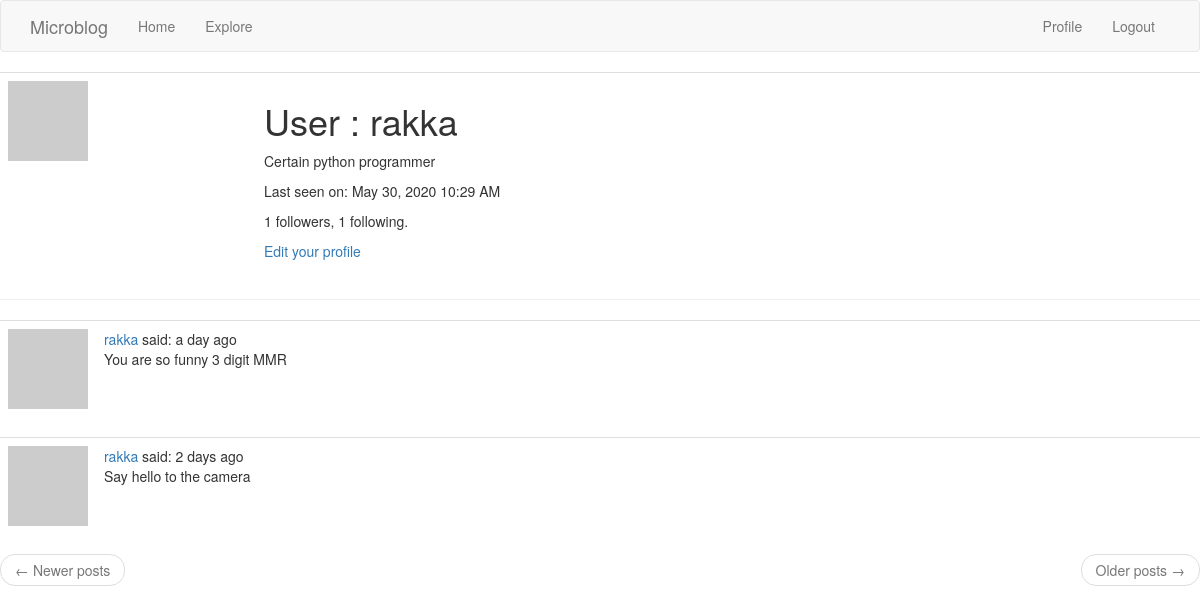
/user/rakka (signed in), run on an earlier commit of the app's database.
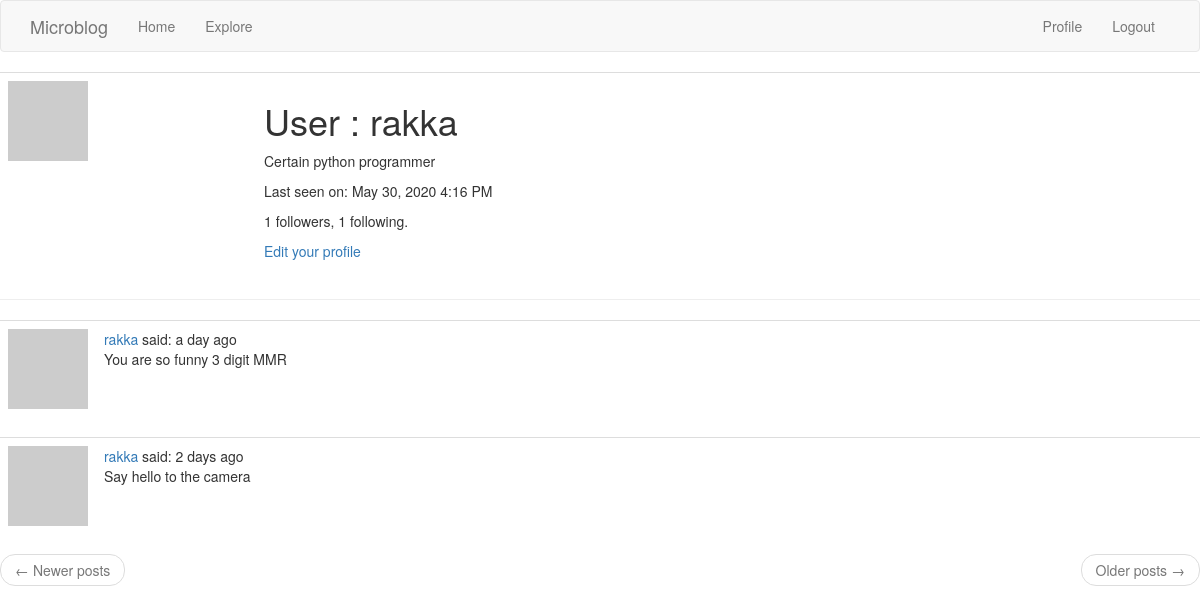
And on a later commit of the database.
### app/models.py (models this page shows, shortened)
class User(UserMixin, db.Model):
    id = db.Column(db.Integer, primary_key=True)
    username = db.Column(db.String(64), index=True, unique=True)
    email = db.Column(db.String(120), index=True, unique=True)
    password_hash = db.Column(db.String(128))
    posts = db.relationship("Post", backref="author", lazy="dynamic")
    about_me = db.Column(db.String(140))
    last_seen = db.Column(db.DateTime, default=datetime.utcnow)
    followed = db.relationship("User", secondary=followers,
                               primaryjoin=(followers.c.follower_id == id),
                               secondaryjoin=(followers.c.followed_id == id), # c is column
                               backref=db.backref("followers", lazy="dynamic"), lazy="dynamic")
    def avatar(self, size):
        digest = md5(self.email.lower().encode("utf-8")).hexdigest()
        return "https://gravatar.com/avatar/{}?d=identicon&s={}".format(
            digest, size)

class Post(db.Model):
    id = db.Column(db.Integer, primary_key=True)
    body = db.Column(db.String(128))
    timestamp = db.Column(db.DateTime, index=True, default=datetime.utcnow) # utcnow, uniform timestamp without ()
    user_id = db.Column(db.Integer, db.ForeignKey("user.id"))

### app/routes.py (the view)
@app.route("/user/<username>")
@login_required
def user(username):
    user = User.query.filter_by(username=username).first_or_404()
    page = request.args.get("page", 1, type=int)
    posts = user.posts.order_by(Post.timestamp.desc()).paginate(
        page, app.config["POST_PER_PAGE"], False)
    next_url = url_for("user", username=user.username, page=posts.next_num) \
        if posts.has_next else None
    prev_url = url_for("user", username=user.username, page=posts.prev_num) \
        if posts.has_prev else None
    form = EmptyForm()
    return render_template("user.html", user=user, posts=posts.items,
                           next_url=next_url, prev_url=prev_url, form=form)

### app/models.py (called while the page is built)
@login.user_loader
def load_user(id):
    return User.query.get(int(id))

### app/routes.py (called while the page is built)
@app.before_request # executed before the view function
def before_request():
    if current_user.is_authenticated:
        current_user.last_seen = datetime.utcnow()
        db.session.commit()

### app/templates/user.html (shortened to what this page needs)
{% extends "base.html" %}
{% block content %}
<table class="table table-hover">
  <tr>
    <td width="256px"><img src="{{ user.avatar(256) }}"/></td>
    <td>
      <h1>User : {{ user.username }}</h1>
      {% if user.about_me %}<p>{{ user.about_me }}</p>{% endif %}
      {% if user.last_seen %}<p>Last seen on: {{ moment(user.last_seen).format("LLL") }}</p>{% endif %}
      <p>{{ user.followers.count() }} followers, {{ user.followed.count() }} following.</p>
      {% if user == current_user %}
      <p><a href="{{ url_for('edit_profile') }}">Edit your profile</a></p>
      {% endif %}
    </td>
  </tr>
</table>
<hr/>
{% for post in posts %}
  {% include "_post.html" %}
{% endfor %}
<nav aria-label="...">
  <ul class="pager">
    <li class="previous{% if not prev_url %} disabled{% endif %}">
      <a href="{{ prev_url or '#' }}">
        <span aria-hidden="true">&larr;</span> Newer posts
      </a>
    </li>
    <li class="next{% if not next_url %} disabled{% endif %}">
      <a href="{{ next_url or '#' }}">
        Older posts <span aria-hidden="true">&rarr;</span>
      </a>
    </li>
  </ul>
</nav>
{% endblock %}

### app/templates/base.html (shortened to what this page needs)
{% extends "bootstrap/base.html" %}
{% block navbar %}
  <nav class="navbar navbar-default">
    <div class="container">
      <div class="navbar-header">
        <a class="navbar-brand" href="{{ url_for('index') }}">Microblog</a>
      </div>
      <div class="collapse navbar-collapse" id="bs-example-navbar-collapse-1">
        <ul class="nav navbar-nav">
          <li><a href="{{ url_for('index') }}">Home</a></li>
          <li><a href="{{ url_for('explore') }}">Explore</a></li>
        </ul>
        <ul class="nav navbar-nav navbar-right">
          {% if current_user.is_anonymous %}
          <li><a href="{{ url_for('login') }}">Login</a></li>
          {% else %}
          <li><a href="{{ url_for('user', username=current_user.username) }}">Profile</a></li>
          <li><a href="{{ url_for('logout') }}">Logout</a></li>
          {% endif %}
        </ul>
      </div>
    </div>
  </nav>
{% endblock %}

### app/templates/_post.html
<table class="table table-hover">
  <tr>
    <td width="70px">
      <a href="{{ url_for('user', username=post.author.username) }}">
        <img src="{{ post.author.avatar(36) }}"/>
      </a>
    </td>
    <td>
      <a href="{{ url_for('user', username=post.author.username) }}">
        {{ post.author.username }}
      </a>
      said: {{ moment(post.timestamp).fromNow() }}
      <br/>{{ post.body }}
    </td>
  </tr>
</table>

What changed in the data, as far as the page shows it:
changed User "rakka": last_seen "May 30, 2020 10:29 AM" → "May 30, 2020 4:16 PM"
